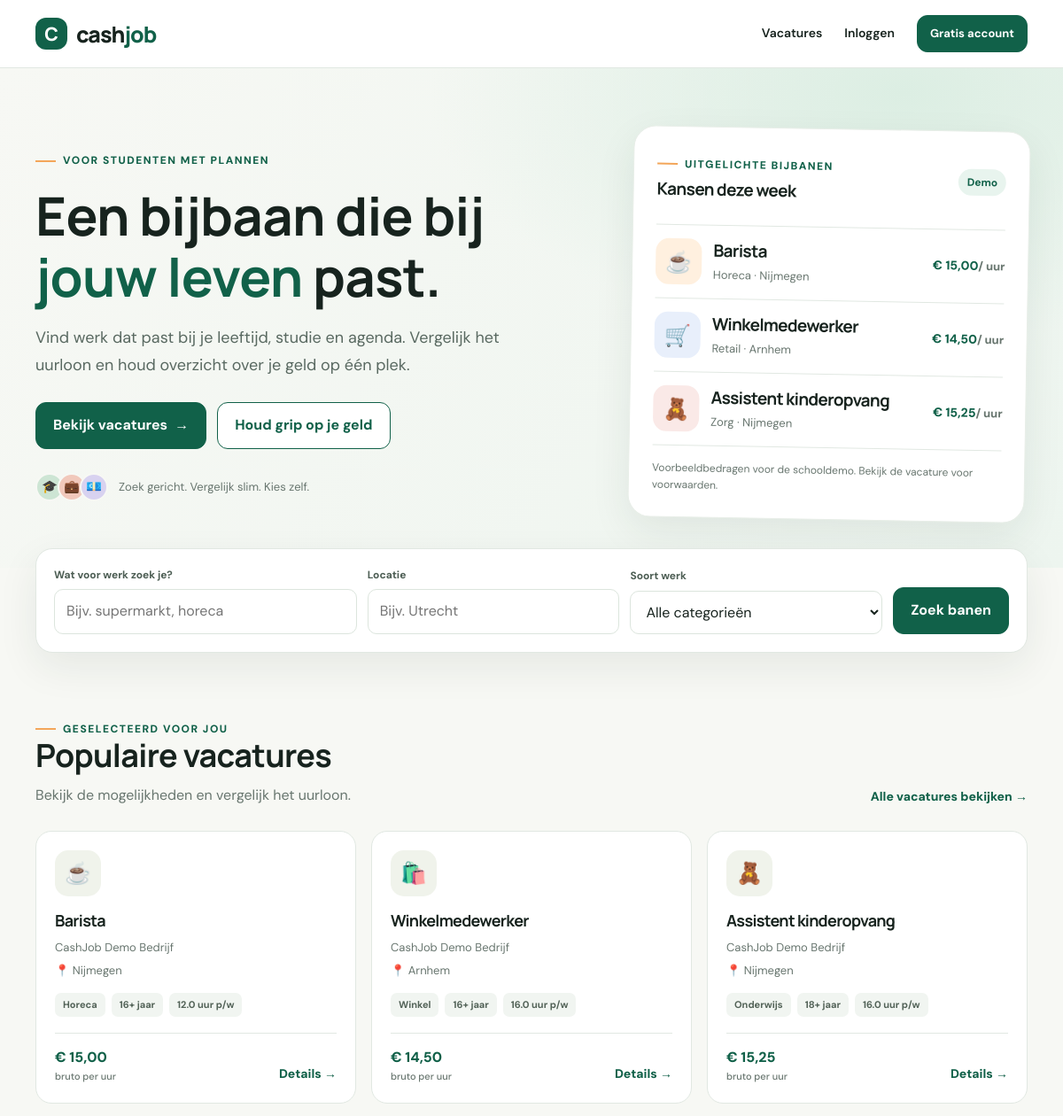
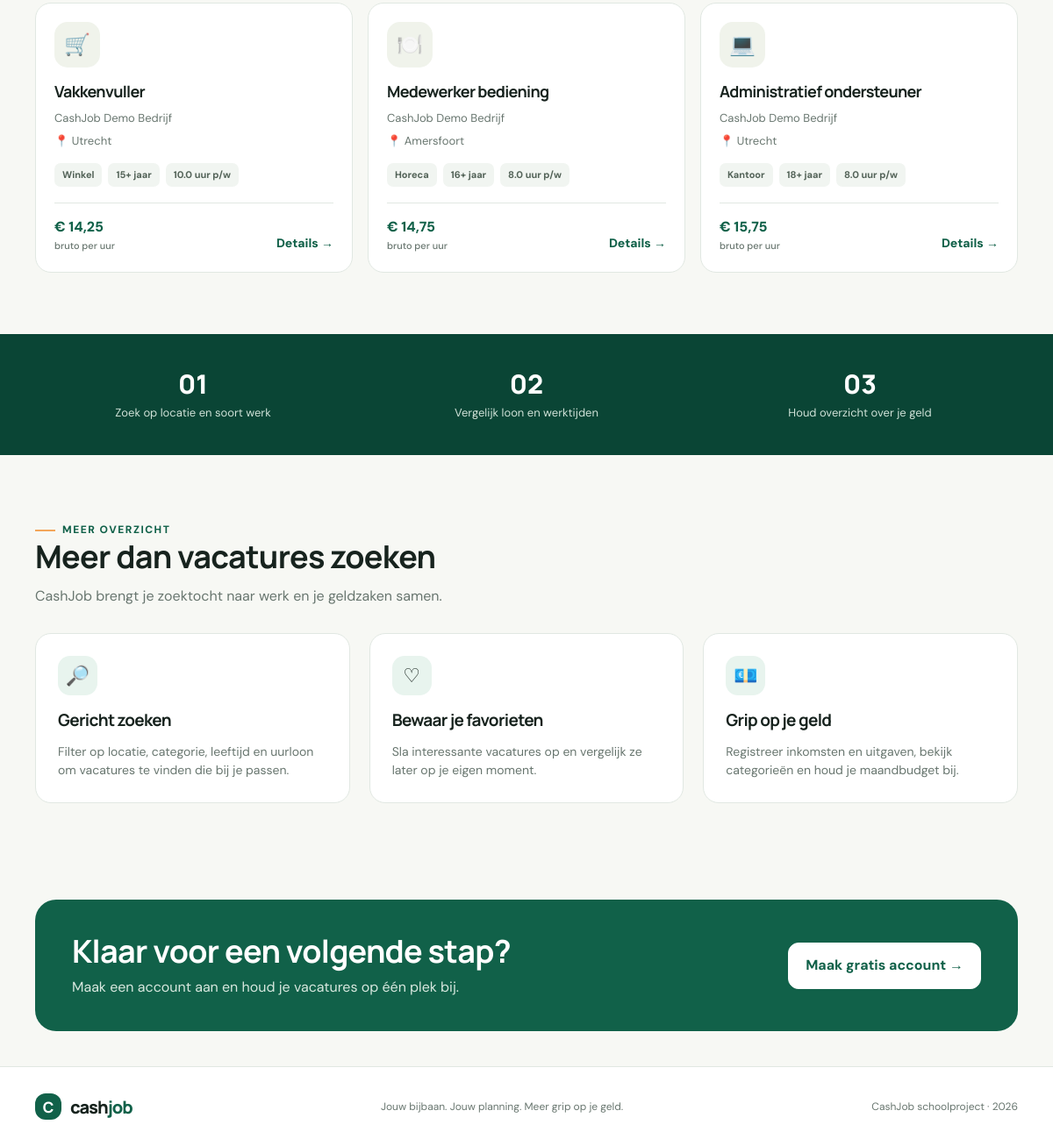
The page / on the database its author committed (2 pictures, top to bottom).
### tables this page shows
CREATE TABLE jobs (
  id INT UNSIGNED AUTO_INCREMENT PRIMARY KEY,
  employer_id INT UNSIGNED NOT NULL,
  title VARCHAR(120) NOT NULL,
  category ENUM('Horeca','Winkel','Zorg','Onderwijs','Kantoor','Overig') NOT NULL,
  location VARCHAR(120) NOT NULL,
  hourly_wage DECIMAL(7,2) NOT NULL,
  hours_per_week DECIMAL(4,1) NOT NULL,
  min_age TINYINT UNSIGNED NOT NULL DEFAULT 16,
  max_age TINYINT UNSIGNED DEFAULT NULL,
  schedule VARCHAR(150) DEFAULT NULL,
  description TEXT NOT NULL,
  responsibilities TEXT DEFAULT NULL,
  requirements TEXT DEFAULT NULL,
  icon VARCHAR(12) DEFAULT '💼',
  status ENUM('published','closed') NOT NULL DEFAULT 'published',
  created_at TIMESTAMP NOT NULL DEFAULT CURRENT_TIMESTAMP,
  CONSTRAINT fk_jobs_employer FOREIGN KEY (employer_id) REFERENCES users(id) ON DELETE CASCADE,
  INDEX idx_jobs_search (status, category, location),
  INDEX idx_jobs_wage (hourly_wage)
);

CREATE TABLE users (
  id INT UNSIGNED AUTO_INCREMENT PRIMARY KEY,
  name VARCHAR(100) NOT NULL,
  email VARCHAR(190) NOT NULL UNIQUE,
  password_hash VARCHAR(255) NOT NULL,
  role ENUM('student','werkgever') NOT NULL DEFAULT 'student',
  company_name VARCHAR(150) DEFAULT NULL,
  created_at TIMESTAMP NOT NULL DEFAULT CURRENT_TIMESTAMP
);

### includes/functions.php (called while the page is built, shortened)
<?php
function e(?string $value): string {
    return htmlspecialchars($value ?? '', ENT_QUOTES | ENT_SUBSTITUTE, 'UTF-8');
}
function is_logged_in(): bool {
    return isset($_SESSION['user_id']);
}
function current_user(): ?array {
    if (!is_logged_in()) {
        return null;
    }
    return [
        'id' => (int) $_SESSION['user_id'],
        'name' => (string) ($_SESSION['user_name'] ?? 'Gebruiker'),
        'role' => (string) ($_SESSION['user_role'] ?? 'student'),
        'email' => (string) ($_SESSION['user_email'] ?? ''),
    ];
}
function euro(float|string|null $amount): string {
    return '€ ' . number_format((float) $amount, 2, ',', '.');
}

### index.php (the view, shortened to what this page needs)
<?php
require_once __DIR__ . '/config/database.php';
require_once __DIR__ . '/includes/functions.php';
$stmt = $pdo->query("SELECT j.*, u.company_name, u.name AS employer_name FROM jobs j JOIN users u ON u.id=j.employer_id WHERE j.status='published' ORDER BY j.created_at DESC LIMIT 6");
$jobs = $stmt->fetchAll();
include __DIR__ . '/includes/header.php';
?>
<section class="hero">
  <div class="container hero-grid">
    <div>
      <span class="eyebrow">Voor studenten met plannen</span>
      <h1>Een bijbaan die bij <span>jouw leven</span> past.</h1>
      <p class="lead">Vind werk dat past bij je leeftijd, studie en agenda. Vergelijk het uurloon en houd overzicht over je geld op één plek.</p>
      <div class="hero-actions"><a class="button" href="vacatures.php">Bekijk vacatures <span aria-hidden="true">→</span></a><a class="button button-outline" href="financien.php">Houd grip op je geld</a></div>
      <div class="hero-note"><div class="avatar-stack"><span class="avatar">🎓</span><span class="avatar">💼</span><span class="avatar">💶</span></div><span>Zoek gericht. Vergelijk slim. Kies zelf.</span></div>
    </div>
    <div class="hero-card">
      <div class="hero-card-top"><div><span class="eyebrow">Uitgelichte bijbanen</span><h3 style="margin-top:8px">Kansen deze week</h3></div><span class="pill">Demo</span></div>
      <div class="hero-job"><div class="job-logo orange">☕</div><div><h3>Barista</h3><div class="job-company">Horeca · Nijmegen</div></div><div class="job-pay">€ 15,00<span class="job-company">/ uur</span></div></div>
      <div class="hero-job"><div class="job-logo blue">🛒</div><div><h3>Winkelmedewerker</h3><div class="job-company">Retail · Arnhem</div></div><div class="job-pay">€ 14,50<span class="job-company">/ uur</span></div></div>
      <div class="hero-job"><div class="job-logo pink">🧸</div><div><h3>Assistent kinderopvang</h3><div class="job-company">Zorg · Nijmegen</div></div><div class="job-pay">€ 15,25<span class="job-company">/ uur</span></div></div>
      <div class="hero-card-foot">Voorbeeldbedragen voor de schooldemo. Bekijk de vacature voor voorwaarden.</div>
    </div>
  </div>
</section>
<section class="search-panel">
  <div class="container">
    <form class="search-box" action="vacatures.php" method="get">
      <div class="field"><label for="q">Wat voor werk zoek je?</label><input id="q" name="q" placeholder="Bijv. supermarkt, horeca"></div>
      <div class="field"><label for="location">Locatie</label><input id="location" name="location" placeholder="Bijv. Utrecht"></div>
      <div class="field"><label for="category">Soort werk</label><select id="category" name="category"><option value="">Alle categorieën</option></select></div>
      <button class="button" type="submit">Zoek banen</button>
    </form>
  </div>
</section>
<section class="section">
  <div class="container">
    <div class="section-head"><div><span class="eyebrow">Geselecteerd voor jou</span><h2>Populaire vacatures</h2><p>Bekijk de mogelijkheden en vergelijk het uurloon.</p></div><a class="text-link" href="vacatures.php">Alle vacatures bekijken →</a></div>
    <?php if ($jobs): ?><div class="jobs-grid">
      <?php foreach ($jobs as $job): ?>
      <article class="job-card">
        <div class="job-card-head"><div class="job-logo"><?= e($job['icon'] ?: '💼') ?></div></div>
        <h3><?= e($job['title']) ?></h3><div class="job-meta"><?= e($job['company_name'] ?: $job['employer_name']) ?></div><div class="job-meta">📍 <?= e($job['location']) ?></div>
        <div class="tag-row"><span class="tag"><?= e($job['category']) ?></span><span class="tag"><?= (int)$job['min_age'] ?>+ jaar</span><span class="tag"><?= e($job['hours_per_week']) ?> uur p/w</span></div>
        <div class="job-card-bottom"><div class="salary"><?= euro($job['hourly_wage']) ?><small>bruto per uur</small></div><a class="text-link" href="vacature.php?id=<?= (int)$job['id'] ?>">Details →</a></div>
      </article>
      <?php endforeach; ?>
    </div><?php else: ?><div class="empty-state">Er staan nog geen vacatures in de database. Importeer de SQL-demo of plaats een vacature als werkgever.</div><?php endif; ?>
  </div>
</section>
<section class="stats-strip"><div class="container stats-grid"><div class="stat"><strong>01</strong><span>Zoek op locatie en soort werk</span></div><div class="stat"><strong>02</strong><span>Vergelijk loon en werktijden</span></div><div class="stat"><strong>03</strong><span>Houd overzicht over je geld</span></div></div></section>
<section class="section"><div class="container"><div class="section-head"><div><span class="eyebrow">Meer overzicht</span><h2>Meer dan vacatures zoeken</h2><p>CashJob brengt je zoektocht naar werk en je geldzaken samen.</p></div></div><div class="feature-grid"><article class="feature"><div class="feature-icon">🔎</div><h3>Gericht zoeken</h3><p>Filter op locatie, categorie, leeftijd en uurloon om vacatures te vinden die bij je passen.</p></article><article class="feature"><div class="feature-icon">♡</div><h3>Bewaar je favorieten</h3><p>Sla interessante vacatures op en vergelijk ze later op je eigen moment.</p></article><article class="feature"><div class="feature-icon">💶</div><h3>Grip op je geld</h3><p>Registreer inkomsten en uitgaven, bekijk categorieën en houd je maandbudget bij.</p></article></div></div></section>
<section class="section-tight"><div class="container"><div class="cta"><div><h2>Klaar voor een volgende stap?</h2><p>Maak een account aan en houd je vacatures op één plek bij.</p></div><a class="button button-light" href="register.php">Maak gratis account →</a></div></div></section>
<?php include __DIR__ . '/includes/footer.php'; ?>

### includes/header.php (shortened to what this page needs)
<?php
require_once __DIR__ . '/functions.php';
$user = current_user();
?>
<!doctype html>
<html lang="nl">
<head>
    <link rel="stylesheet" href="assets/style.css">
</head>
<body>
<header class="site-header">
    <div class="container nav-wrap">
        <a class="brand" href="index.php"><span class="brand-mark">C</span><span>cash<span class="brand-accent">job</span></span></a>
        <nav class="main-nav" aria-label="Hoofdnavigatie">
            <a href="vacatures.php">Vacatures</a>
            <?php if ($user): ?>
                <a href="dashboard.php">Mijn dashboard</a>
                <a class="nav-user" href="profiel.php"><?= e($user['name']) ?></a>
                <a class="button button-small button-outline" href="logout.php">Uitloggen</a>
            <?php else: ?>
                <a href="login.php">Inloggen</a>
                <a class="button button-small" href="register.php">Gratis account</a>
            <?php endif; ?>
        </nav>
    </div>
</header>
<main>

### includes/footer.php (shortened to what this page needs)
</main>
<footer class="site-footer">
    <div class="container footer-inner">
        <a class="brand brand-footer" href="index.php"><span class="brand-mark">C</span><span>cash<span class="brand-accent">job</span></span></a>
        <p>Jouw bijbaan. Jouw planning. Meer grip op je geld.</p>
        <span>CashJob schoolproject · <?= date('Y') ?></span>
    </div>
</footer>
</body>
</html>

### rows shown on the page
jobs: icon "☕", title "Barista", employer.company_name "CashJob Demo Bedrijf", location "Nijmegen", category "Horeca", min_age "16", hours_per_week "12.0", hourly_wage "€ 15,00"
jobs: icon "🛍️", title "Winkelmedewerker", employer.company_name "CashJob Demo Bedrijf", location "Arnhem", category "Winkel", min_age "16", hours_per_week "16.0", hourly_wage "€ 14,50"
jobs: icon "🧸", title "Assistent kinderopvang", employer.company_name "CashJob Demo Bedrijf", location "Nijmegen", category "Onderwijs", min_age "18", hours_per_week "16.0", hourly_wage "€ 15,25"
jobs: icon "🛒", title "Vakkenvuller", employer.company_name "CashJob Demo Bedrijf", location "Utrecht", category "Winkel", min_age "15", hours_per_week "10.0", hourly_wage "€ 14,25"
jobs: icon "🍽️", title "Medewerker bediening", employer.company_name "CashJob Demo Bedrijf", location "Amersfoort", category "Horeca", min_age "16", hours_per_week "8.0", hourly_wage "€ 14,75"
jobs: icon "💻", title "Administratief ondersteuner", employer.company_name "CashJob Demo Bedrijf", location "Utrecht", category "Kantoor", min_age "18", hours_per_week "8.0", hourly_wage "€ 15,75"
